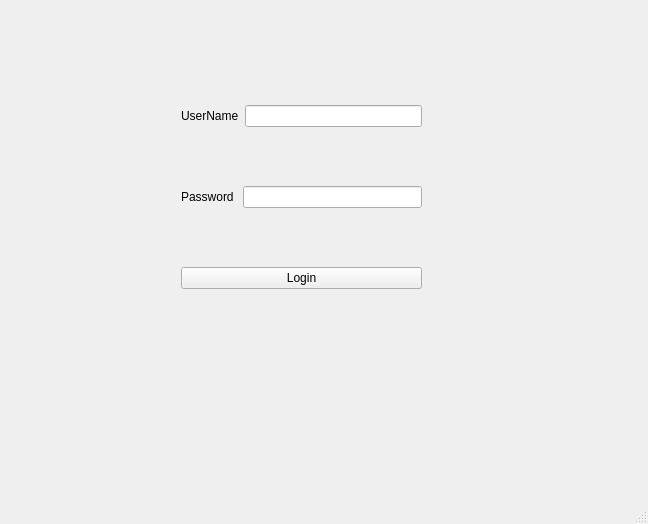
<?xml version="1.0" encoding="UTF-8"?>
<ui version="4.0">
 <class>MainWindow</class>
 <widget class="QMainWindow" name="MainWindow">
  <property name="geometry">
   <rect>
    <x>0</x>
    <y>0</y>
    <width>648</width>
    <height>524</height>
   </rect>
  </property>
  <property name="windowTitle">
   <string>MainWindow</string>
  </property>
  <widget class="QWidget" name="centralwidget">
   <widget class="QWidget" name="">
    <property name="geometry">
     <rect>
      <x>181</x>
      <y>52</y>
      <width>241</width>
      <height>291</height>
     </rect>
    </property>
    <layout class="QVBoxLayout" name="verticalLayout">
     <item>
      <layout class="QHBoxLayout" name="horizontalLayout">
       <item>
        <widget class="QLabel" name="label_UsefrName">
         <property name="text">
          <string>UserName</string>
         </property>
        </widget>
       </item>
       <item>
        <widget class="QLineEdit" name="lineEdit_Username"/>
       </item>
      </layout>
     </item>
     <item>
      <layout class="QHBoxLayout" name="horizontalLayout_2">
       <item>
        <widget class="QLabel" name="label_Password">
         <property name="text">
          <string>Password </string>
         </property>
        </widget>
       </item>
       <item>
        <widget class="QLineEdit" name="lineEdit_Password"/>
       </item>
      </layout>
     </item>
     <item>
      <widget class="QPushButton" name="pushButton_Login">
       <property name="text">
        <string>Login</string>
       </property>
      </widget>
     </item>
    </layout>
   </widget>
  </widget>
  <widget class="QMenuBar" name="menubar">
   <property name="geometry">
    <rect>
     <x>0</x>
     <y>0</y>
     <width>648</width>
     <height>26</height>
    </rect>
   </property>
  </widget>
  <widget class="QStatusBar" name="statusbar"/>
 </widget>
 <resources/>
 <connections/>
</ui>
